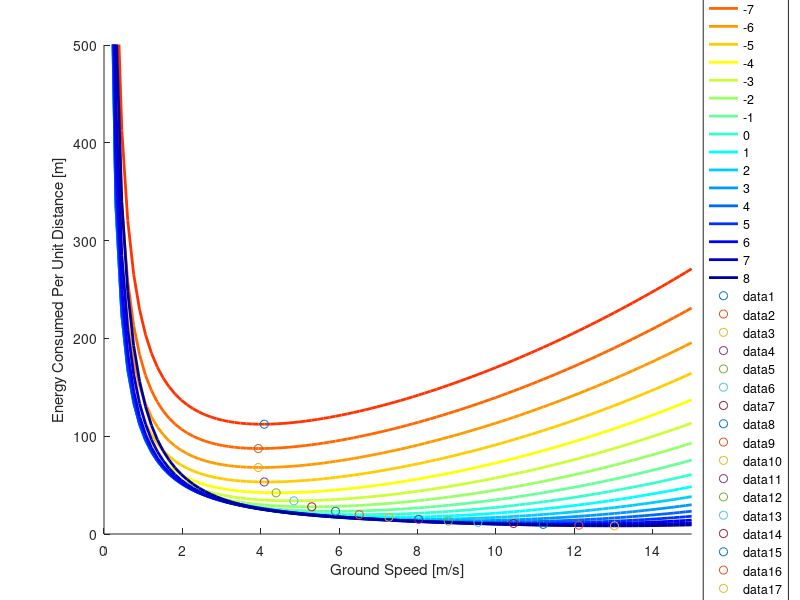

Recreate this plot in MATLAB.
clear all
close all
clc

%% Notes
% ground speed is a fixed vector with varying wind speed.

%% Setup
plot_energy_ground = 1;
plot_energy_air = 0;
plot_pow = 0;
plot_surf = 0;

% wind speed window [m/s]
win_f = 8;

%% Analysis
% find optimal ground speed
vel_g = linspace(0,15);
for i=1:2*win_f+1
    vel_f(i) = i-win_f-1;
    vel_a(i,:) = abs(vel_g - vel_f(i));
    pow(i,:) = 0.008171*vel_a(i,:).^4 + 0.1757*vel_a(i,:).^3 - 0.846*vel_a(i,:).^2 - 0.6665*vel_a(i,:) + 105.8;
    dist = 1;
    energy(i,:) = pow(i,:)*dist./vel_g;
    [e,ind] = min(energy(i,:));
    opt_ind(i) = ind;
    vel_a_opt(i) = vel_a(i,ind);
    energy_opt(i) = e;
end


%% Plot
if plot_energy_ground  
    figure
    colors = colormap(jet(length(vel_f)+1));  
    hold on
    for i=1:length(vel_f)
        plot(vel_g,energy(i,:),'color',colors(length(colors)-i,:),'LineWidth',2)
        vf_labels{i} = num2str(vel_f(i));
    end
    hleg = legend(vf_labels, 'Location', 'EastOutside');
    htitle = get(hleg,'Title');
    set(htitle,'String','Wind Speed [m/s]')
    
    for i=1:length(vel_f)
        scatter(vel_g(opt_ind(i)),energy_opt(i),'k*')
    end
    xlabel('Ground Speed [m/s]')
    ylabel('Energy Consumed Per Unit Distance [m]')
    axis([0,15,0,500])
    hold off
end

if plot_energy_air
    figure
    colors = colormap(lines(length(vel_f)+1));  
    hold on
    for i=1:length(vel_f)
        plot(vel_a(i,:),energy(i,:),'color',colors(i,:))
        vf_labels{i} = num2str(vel_f(i));
    end
    hleg = legend(vf_labels, 'Location', 'EastOutside')
    htitle = get(hleg,'Title');
    set(htitle,'String','Wind Speed')
    
    for i=1:length(vel_f)
        scatter(vel_a(i,opt_ind(i)),energy_opt(i),'k*')
    end
    title('Energy Consumed Per Unit Distance Vs. Air Speed for Given Wind Speeds')
    xlabel('Air Speed [m/s]')
    ylabel('Energy Consumed Per Unit Distance [m]')
    axis([0,25,0,500])
    hold off
end

if plot_pow
    figure
    hold on
    for i=1:length(vel_f)
        plot(vel_a(i,:),pow(i,:))
    end
    title('Power Vs Air Speed')
    xlabel('Air Speed [m/s]')
    ylabel('Energy Consumed [J]')
    hold off
end

if plot_surf
    figure
    hold on
    surf(vel_g,vel_f,energy)
    for i=1:length(vel_f)
        scatter3(vel_g(opt_ind(i)), vel_f(i),energy_opt(i),'k*')
    end
    title('Energy Consumed Per Unit Distance Vs Ground and Wind Speed')
    xlabel('Ground Speed [m/s]')
    ylabel('Wind Speed [m/s]')
    zlabel('Energy Consumed [J]')
    axis([2,15,0,15,0,200])
    hold off
end
